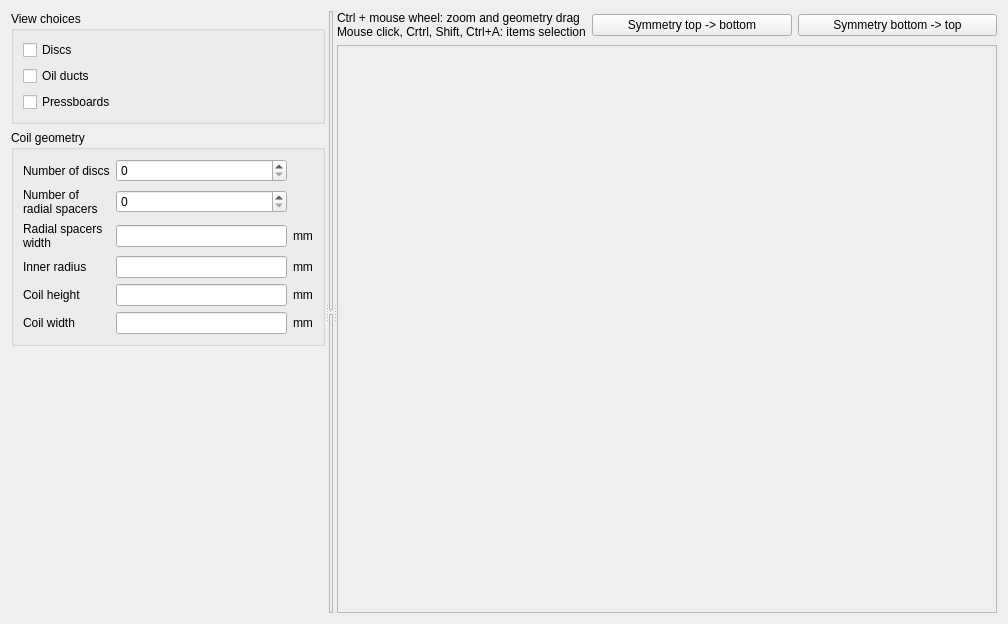
<?xml version="1.0" encoding="UTF-8"?>
<ui version="4.0">
 <class>Form</class>
 <widget class="QWidget" name="Form">
  <property name="geometry">
   <rect>
    <x>0</x>
    <y>0</y>
    <width>1008</width>
    <height>624</height>
   </rect>
  </property>
  <property name="windowTitle">
   <string>Form</string>
  </property>
  <layout class="QVBoxLayout" name="verticalLayout_4">
   <item>
    <widget class="QSplitter" name="ui_splitter_A">
     <property name="orientation">
      <enum>Qt::Horizontal</enum>
     </property>
     <widget class="QWidget" name="layoutWidget">
      <layout class="QVBoxLayout" name="verticalLayout_2">
       <item>
        <widget class="QGroupBox" name="ui_gBox_view">
         <property name="title">
          <string>View choices</string>
         </property>
         <layout class="QVBoxLayout" name="verticalLayout">
          <item>
           <widget class="QCheckBox" name="ui_chk_discs">
            <property name="text">
             <string>Discs</string>
            </property>
           </widget>
          </item>
          <item>
           <widget class="QCheckBox" name="ui_chk_ducts">
            <property name="text">
             <string>Oil ducts</string>
            </property>
           </widget>
          </item>
          <item>
           <widget class="QCheckBox" name="ui_chk_pressboards">
            <property name="text">
             <string>Pressboards</string>
            </property>
           </widget>
          </item>
         </layout>
        </widget>
       </item>
       <item>
        <widget class="QGroupBox" name="ui_gBox_coilGeom">
         <property name="title">
          <string>Coil geometry</string>
         </property>
         <layout class="QGridLayout" name="gridLayout">
          <item row="4" column="0">
           <widget class="QLabel" name="label_12">
            <property name="text">
             <string>Radial spacers
width</string>
            </property>
           </widget>
          </item>
          <item row="2" column="0">
           <widget class="QLabel" name="label_10">
            <property name="text">
             <string>Number of
radial spacers</string>
            </property>
           </widget>
          </item>
          <item row="4" column="1">
           <widget class="QLineEdit" name="ui_le_radSpacerWidth"/>
          </item>
          <item row="6" column="0">
           <widget class="QLabel" name="label_13">
            <property name="text">
             <string>Coil height</string>
            </property>
           </widget>
          </item>
          <item row="6" column="2">
           <widget class="QLabel" name="label_15">
            <property name="text">
             <string>mm</string>
            </property>
           </widget>
          </item>
          <item row="7" column="0">
           <widget class="QLabel" name="label_14">
            <property name="text">
             <string>Coil width</string>
            </property>
           </widget>
          </item>
          <item row="6" column="1">
           <widget class="QLineEdit" name="ui_le_coilHeight"/>
          </item>
          <item row="4" column="2">
           <widget class="QLabel" name="label_11">
            <property name="text">
             <string>mm</string>
            </property>
           </widget>
          </item>
          <item row="7" column="1">
           <widget class="QLineEdit" name="ui_le_coilWidth"/>
          </item>
          <item row="7" column="2">
           <widget class="QLabel" name="label_16">
            <property name="text">
             <string>mm</string>
            </property>
           </widget>
          </item>
          <item row="2" column="1">
           <widget class="QSpinBox" name="ui_spBox_nbre_radSpacers"/>
          </item>
          <item row="5" column="1">
           <widget class="QLineEdit" name="ui_le_innerRadius"/>
          </item>
          <item row="5" column="2">
           <widget class="QLabel" name="label_17">
            <property name="text">
             <string>mm</string>
            </property>
           </widget>
          </item>
          <item row="5" column="0">
           <widget class="QLabel" name="ui_lbl_innerRadius">
            <property name="text">
             <string>Inner radius</string>
            </property>
           </widget>
          </item>
          <item row="1" column="1">
           <widget class="QSpinBox" name="ui_spBox_nbreDiscs"/>
          </item>
          <item row="1" column="0">
           <widget class="QLabel" name="label_5">
            <property name="text">
             <string>Number of discs</string>
            </property>
           </widget>
          </item>
         </layout>
        </widget>
       </item>
       <item>
        <spacer name="verticalSpacer">
         <property name="orientation">
          <enum>Qt::Vertical</enum>
         </property>
         <property name="sizeHint" stdset="0">
          <size>
           <width>20</width>
           <height>40</height>
          </size>
         </property>
        </spacer>
       </item>
      </layout>
     </widget>
     <widget class="QSplitter" name="ui_splitter_B">
      <property name="orientation">
       <enum>Qt::Horizontal</enum>
      </property>
      <widget class="QSplitter" name="ui_splitter_C">
       <property name="orientation">
        <enum>Qt::Vertical</enum>
       </property>
       <widget class="QFrame" name="ui_frame_viewAll">
        <property name="frameShape">
         <enum>QFrame::StyledPanel</enum>
        </property>
        <property name="frameShadow">
         <enum>QFrame::Raised</enum>
        </property>
       </widget>
       <widget class="QFrame" name="ui_frame_legend">
        <property name="frameShape">
         <enum>QFrame::StyledPanel</enum>
        </property>
        <property name="frameShadow">
         <enum>QFrame::Raised</enum>
        </property>
       </widget>
      </widget>
      <widget class="QWidget" name="layoutWidget1">
       <layout class="QVBoxLayout" name="verticalLayout_3">
        <item>
         <layout class="QHBoxLayout" name="horizontalLayout">
          <item>
           <widget class="QLabel" name="label">
            <property name="sizePolicy">
             <sizepolicy hsizetype="Preferred" vsizetype="Minimum">
              <horstretch>0</horstretch>
              <verstretch>0</verstretch>
             </sizepolicy>
            </property>
            <property name="text">
             <string>Ctrl + mouse wheel: zoom and geometry drag
Mouse click, Crtrl, Shift, Ctrl+A: items selection</string>
            </property>
           </widget>
          </item>
          <item>
           <widget class="QPushButton" name="ui_btn_symTB">
            <property name="text">
             <string>Symmetry top -&gt; bottom</string>
            </property>
           </widget>
          </item>
          <item>
           <widget class="QPushButton" name="ui_btn_symBT">
            <property name="text">
             <string>Symmetry bottom -&gt; top</string>
            </property>
           </widget>
          </item>
         </layout>
        </item>
        <item>
         <widget class="QFrame" name="ui_frame_viewZoom">
          <property name="frameShape">
           <enum>QFrame::StyledPanel</enum>
          </property>
          <property name="frameShadow">
           <enum>QFrame::Raised</enum>
          </property>
         </widget>
        </item>
       </layout>
      </widget>
     </widget>
    </widget>
   </item>
  </layout>
 </widget>
 <tabstops>
  <tabstop>ui_chk_discs</tabstop>
  <tabstop>ui_chk_ducts</tabstop>
  <tabstop>ui_chk_pressboards</tabstop>
  <tabstop>ui_spBox_nbreDiscs</tabstop>
  <tabstop>ui_spBox_nbre_radSpacers</tabstop>
  <tabstop>ui_le_radSpacerWidth</tabstop>
  <tabstop>ui_le_innerRadius</tabstop>
  <tabstop>ui_le_coilHeight</tabstop>
  <tabstop>ui_le_coilWidth</tabstop>
  <tabstop>ui_btn_symTB</tabstop>
  <tabstop>ui_btn_symBT</tabstop>
 </tabstops>
 <resources/>
 <connections/>
</ui>
